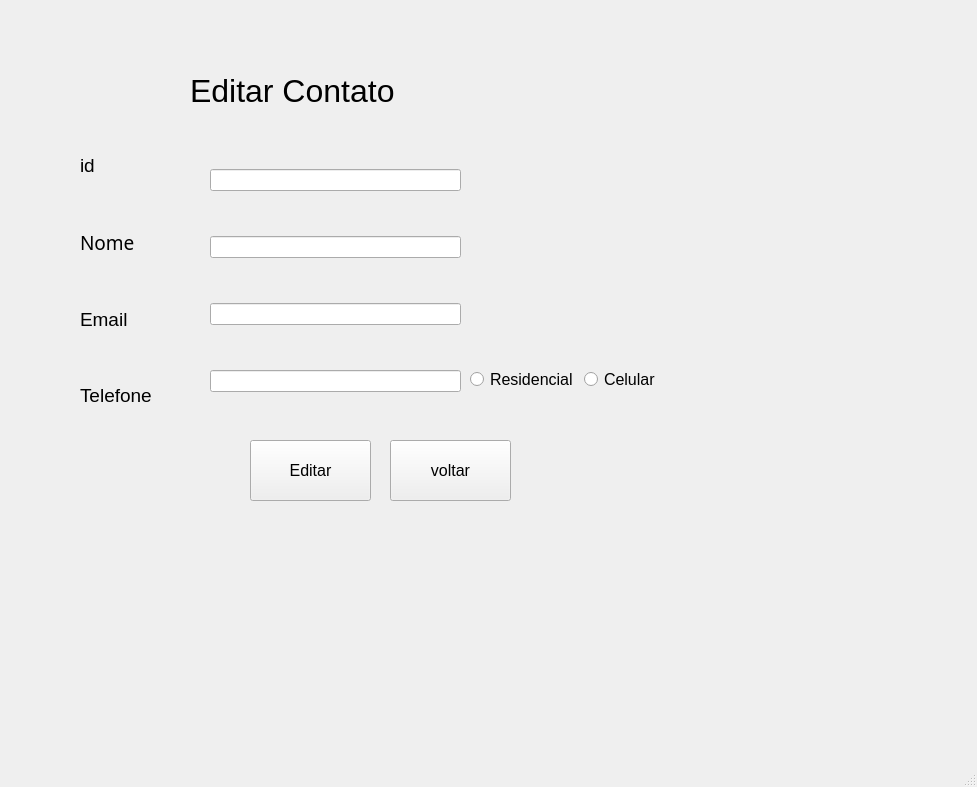
<?xml version="1.0" encoding="UTF-8"?>
<ui version="4.0">
 <class>MainWindow</class>
 <widget class="QMainWindow" name="MainWindow">
  <property name="geometry">
   <rect>
    <x>0</x>
    <y>0</y>
    <width>977</width>
    <height>787</height>
   </rect>
  </property>
  <property name="windowTitle">
   <string>MainWindow</string>
  </property>
  <property name="styleSheet">
   <string notr="true">gray</string>
  </property>
  <widget class="QWidget" name="centralwidget">
   <widget class="QLabel" name="label">
    <property name="geometry">
     <rect>
      <x>190</x>
      <y>50</y>
      <width>211</width>
      <height>81</height>
     </rect>
    </property>
    <property name="font">
     <font>
      <family>Arial</family>
      <pointsize>24</pointsize>
     </font>
    </property>
    <property name="text">
     <string>Editar Contato</string>
    </property>
   </widget>
   <widget class="QWidget" name="verticalLayoutWidget">
    <property name="geometry">
     <rect>
      <x>0</x>
      <y>80</y>
      <width>2</width>
      <height>2</height>
     </rect>
    </property>
    <layout class="QVBoxLayout" name="verticalLayout"/>
   </widget>
   <widget class="QWidget" name="verticalLayoutWidget_2">
    <property name="geometry">
     <rect>
      <x>210</x>
      <y>130</y>
      <width>251</width>
      <height>304</height>
     </rect>
    </property>
    <layout class="QVBoxLayout" name="verticalLayout_3">
     <item>
      <widget class="QLineEdit" name="textEdit_3"/>
     </item>
     <item>
      <widget class="QLineEdit" name="textEdit_4"/>
     </item>
     <item>
      <widget class="QLineEdit" name="textEdit_5"/>
     </item>
     <item>
      <widget class="QLineEdit" name="textEdit_2"/>
     </item>
    </layout>
   </widget>
   <widget class="QWidget" name="verticalLayoutWidget_3">
    <property name="geometry">
     <rect>
      <x>80</x>
      <y>130</y>
      <width>131</width>
      <height>301</height>
     </rect>
    </property>
    <layout class="QVBoxLayout" name="verticalLayout_4">
     <item>
      <widget class="QLabel" name="label_2">
       <property name="font">
        <font>
         <family>Arial</family>
         <pointsize>14</pointsize>
        </font>
       </property>
       <property name="text">
        <string>id</string>
       </property>
      </widget>
     </item>
     <item>
      <widget class="QLabel" name="label_3">
       <property name="font">
        <font>
         <family>Algerian</family>
         <pointsize>14</pointsize>
        </font>
       </property>
       <property name="text">
        <string>Nome</string>
       </property>
      </widget>
     </item>
     <item>
      <widget class="QLabel" name="label_4">
       <property name="font">
        <font>
         <pointsize>14</pointsize>
        </font>
       </property>
       <property name="text">
        <string>Email</string>
       </property>
      </widget>
     </item>
     <item>
      <widget class="QLabel" name="label_5">
       <property name="font">
        <font>
         <pointsize>14</pointsize>
        </font>
       </property>
       <property name="text">
        <string>Telefone</string>
       </property>
      </widget>
     </item>
    </layout>
   </widget>
   <widget class="QWidget" name="horizontalLayoutWidget">
    <property name="geometry">
     <rect>
      <x>470</x>
      <y>340</y>
      <width>201</width>
      <height>80</height>
     </rect>
    </property>
    <layout class="QHBoxLayout" name="horizontalLayout">
     <item>
      <widget class="QRadioButton" name="radioButton_2">
       <property name="font">
        <font>
         <family>Arial</family>
         <pointsize>12</pointsize>
        </font>
       </property>
       <property name="text">
        <string>Residencial</string>
       </property>
      </widget>
     </item>
     <item>
      <widget class="QRadioButton" name="radioButton">
       <property name="font">
        <font>
         <family>Arial</family>
         <pointsize>12</pointsize>
        </font>
       </property>
       <property name="text">
        <string>Celular</string>
       </property>
      </widget>
     </item>
    </layout>
   </widget>
   <widget class="QPushButton" name="btnEditarCadastro">
    <property name="geometry">
     <rect>
      <x>250</x>
      <y>440</y>
      <width>121</width>
      <height>61</height>
     </rect>
    </property>
    <property name="font">
     <font>
      <pointsize>12</pointsize>
     </font>
    </property>
    <property name="text">
     <string>Editar</string>
    </property>
   </widget>
   <widget class="QPushButton" name="btnVoltar_2">
    <property name="geometry">
     <rect>
      <x>390</x>
      <y>440</y>
      <width>121</width>
      <height>61</height>
     </rect>
    </property>
    <property name="font">
     <font>
      <pointsize>12</pointsize>
     </font>
    </property>
    <property name="text">
     <string>voltar</string>
    </property>
   </widget>
  </widget>
  <widget class="QMenuBar" name="menubar">
   <property name="geometry">
    <rect>
     <x>0</x>
     <y>0</y>
     <width>977</width>
     <height>21</height>
    </rect>
   </property>
  </widget>
  <widget class="QStatusBar" name="statusbar"/>
 </widget>
 <resources/>
 <connections/>
</ui>
